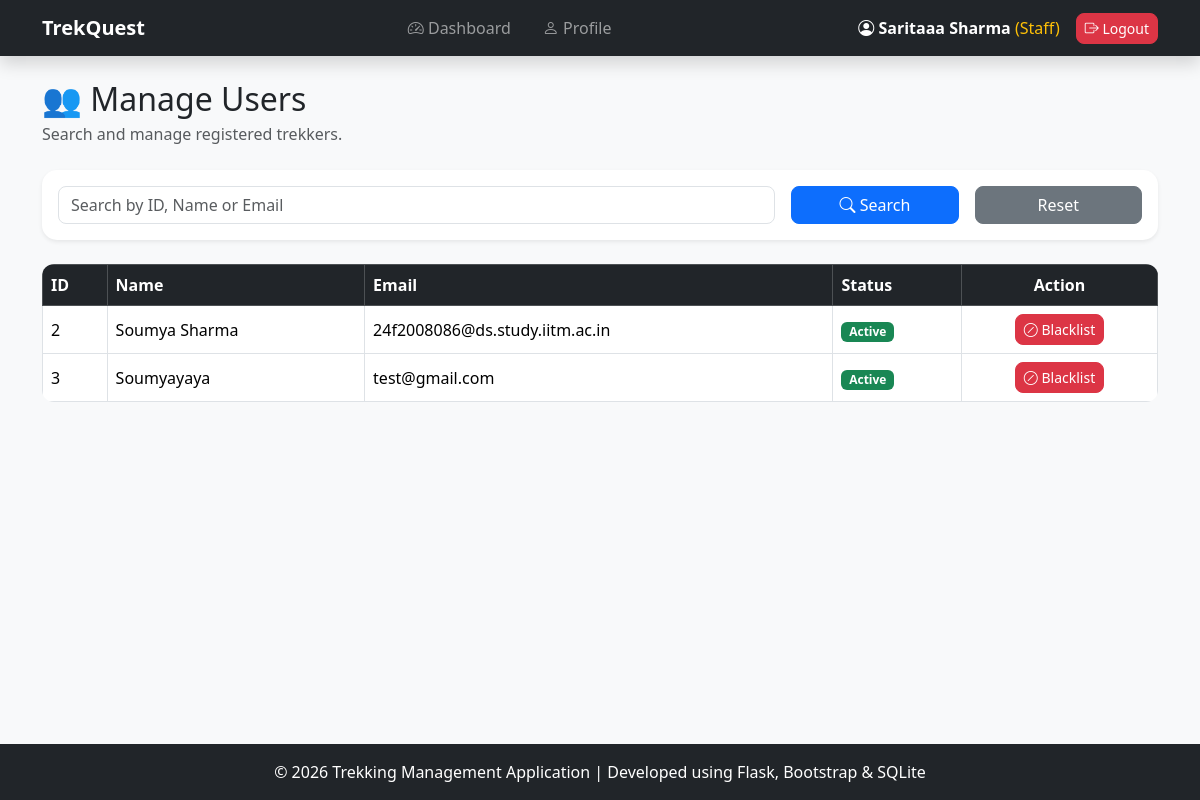
Before: /manage-users (signed in) with the older database file.
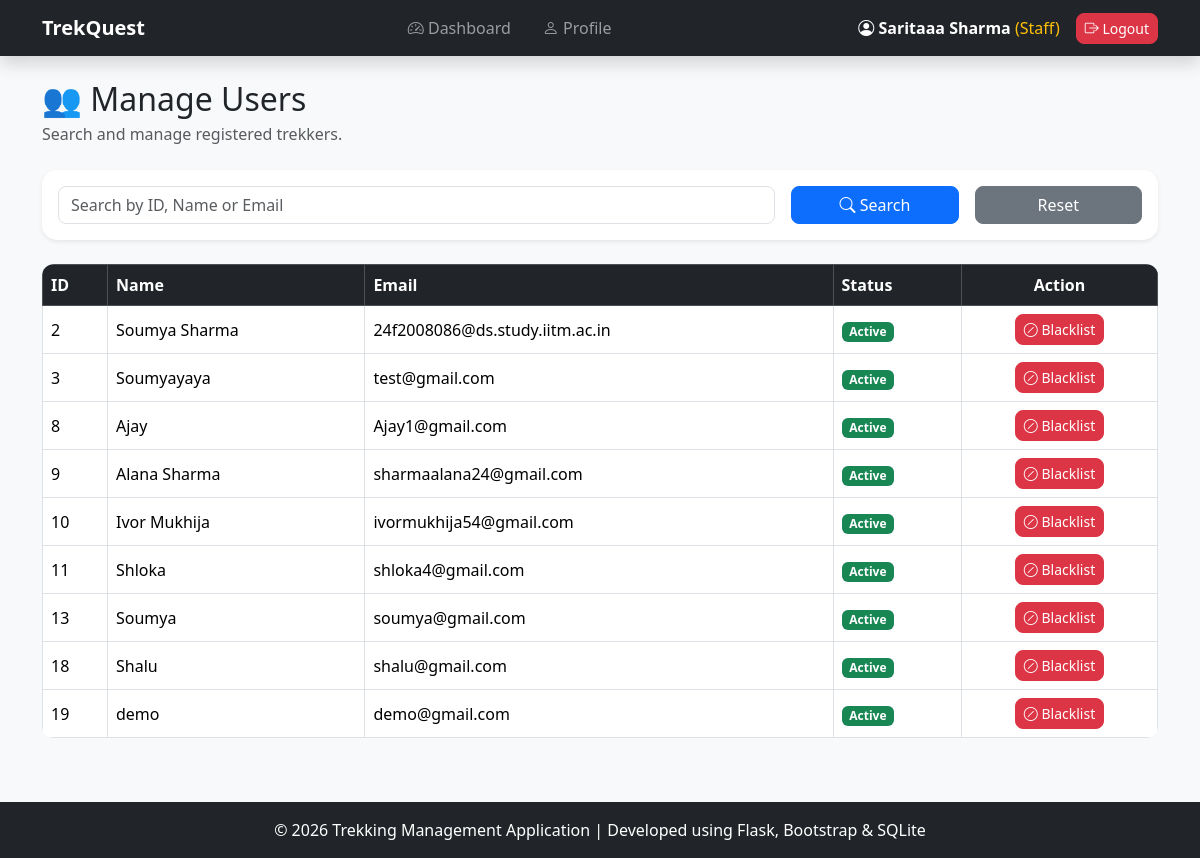
After: the same page with the newer database file.
### models.py (models this page shows, shortened)
class User(UserMixin, db.Model):
    __tablename__ = "users"
    id = db.Column(
        db.Integer,
        primary_key=True
    )
    name = db.Column(
        db.String(100),
        nullable=False
    )
    email = db.Column(
        db.String(100),
        unique=True,
        nullable=False
    )
    password = db.Column(
        db.String(200),
        nullable=False
    )
    role = db.Column(
        db.String(20),
        nullable=False
    )
    status = db.Column(
        db.String(20),
        default="active"
    )

### app.py (the view)
@app.route("/manage-users")
@login_required
def manage_users():
    search = request.args.get("search")
    users = User.query.filter_by(role="user")
    if search:
        users = users.filter(
            (User.name.contains(search)) |
            (User.email.contains(search)) |
            (User.id == search)
        )
    users = users.all()
    return render_template(
        "manage_users.html",
        users=users,
        search=search
    )

### app.py (called while the page is built)
@login_manager.user_loader
def load_user(user_id):
    return User.query.get(
        int(user_id)
    )

### templates/manage_users.html
{% extends "base.html" %}
{% block content %}
<div class="container mb-5">
    <h2 class="mb-1">
        👥 Manage Users
    </h2>
    <p class="text-muted mb-4">
        Search and manage registered trekkers.
    </p>
    <div class="card shadow-sm border-0 mb-4">
        <div class="card-body">
            <form method="GET">
                <div class="row g-3">
                    <div class="col-md-8">
                        <input
                            type="text"
                            name="search"
                            class="form-control"
                            placeholder="Search by ID, Name or Email"
                            value="{{ search if search else '' }}">
                    </div>
                    <div class="col-md-2">
                        <button class="btn btn-primary w-100">
                            <i class="bi bi-search"></i>
                            Search
                        </button>
                    </div>
                    <div class="col-md-2">
                        <a href="{{ url_for('manage_users') }}"
                           class="btn btn-secondary w-100">
                            Reset
                        </a>
                    </div>
                </div>
            </form>
        </div>
    </div>
    <div class="table-responsive">
        <table class="table table-hover table-bordered align-middle">
            <thead class="table-dark">
                <tr>
                    <th>ID</th>
                    <th>Name</th>
                    <th>Email</th>
                    <th>Status</th>
                    <th class="text-center">Action</th>
                </tr>
            </thead>
            <tbody>
            {% for user in users %}
            <tr>
                <td>{{ user.id }}</td>
                <td>{{ user.name }}</td>
                <td>{{ user.email }}</td>
                <td>
                    {% if user.status=="active" %}
                        <span class="badge bg-success">
                            Active
                        </span>
                    {% elif user.status=="blacklisted" %}
                        <span class="badge bg-danger">
                            Blacklisted
                        </span>
                    {% else %}
                        <span class="badge bg-warning text-dark">
                            {{ user.status }}
                        </span>
                    {% endif %}
                </td>
                <td class="text-center">
                    {% if user.status == "active" %}
                    <a href="{{ url_for('blacklist_user', user_id=user.id) }}"
                        class="btn btn-danger btn-sm">
                        <i class="bi bi-slash-circle"></i>
                        Blacklist
                    </a>
                    {% else %}
                    <a href="{{ url_for('activate_user', user_id=user.id) }}"
                    class="btn btn-success btn-sm">
                        <i class="bi bi-check-circle"></i>
                        Activate
                    </a>
                    {% endif %}
                </td>
            </tr>
            {% endfor %}
            </tbody>
        </table>
    </div>
</div>
{% endblock %}

Changed rows visible on the page:
added User: id "8", name "Ajay", email "Ajay1@gmail.com", status "Active"
added User: id "9", name "Alana Sharma", email "sharmaalana24@gmail.com", status "Active"
added User: id "10", name "Ivor Mukhija", email "ivormukhija54@gmail.com", status "Active"
added User: id "11", name "Shloka", email "shloka4@gmail.com", status "Active"
added User: id "13", name "Soumya", email "soumya@gmail.com", status "Active"
added User: id "18", name "Shalu", email "shalu@gmail.com", status "Active"
added User: id "19", name "demo", email "demo@gmail.com", status "Active"
